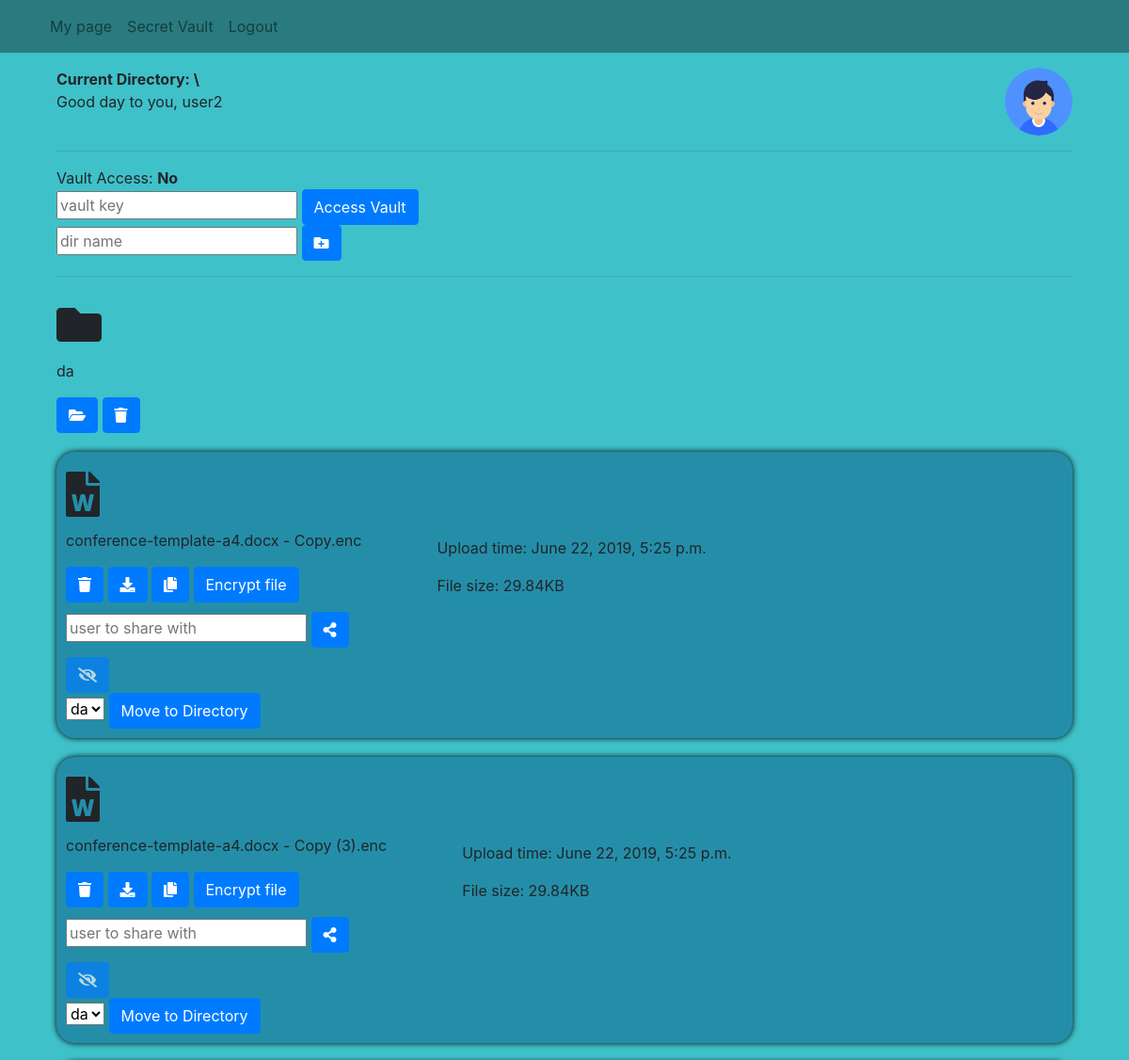
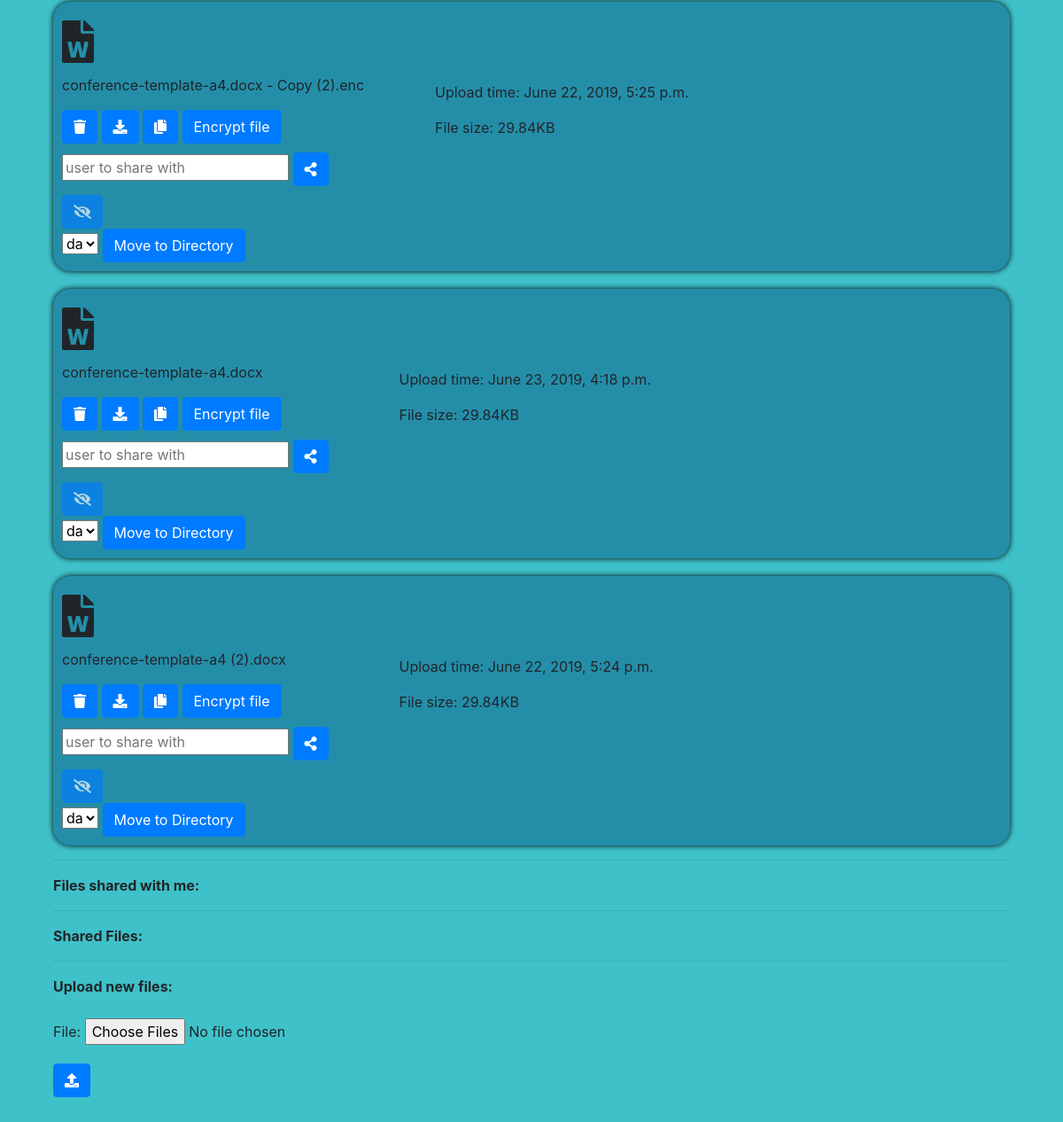
Page /me/folder/ (signed in) on the committed database (2 pictures, top to bottom).
### file_upload/models.py (models this page shows)
class File(models.Model):
    owner = models.ForeignKey(User, on_delete=models.CASCADE, related_name='files')
    filename = models.CharField(max_length=256)
    upload_time = models.DateTimeField(default=timezone.now)
    shared = models.BooleanField(default=False)
    encrypted = models.BooleanField(default=False)
    is_directory = models.BooleanField(default=False)
    path = models.CharField(max_length=256, default='')
    file_type = models.CharField(max_length=256)
    size = models.CharField(max_length=32)
    hidden = models.BooleanField(default=False)
    def __str__(self):
        return self.filename

### mypage/views.py (the view, shortened to what this page needs)
# urls.py: re_path(r'folder/(?P<path>.*)', views.MainPage.as_view(), name='main_page'),
class MainPage(LoginRequiredMixin, View):
    login_url = '/user/login/'
    redirect_field_name = 'index.html'
    def get(self, request, path=''):
        upload_form = UploadFileForm()
        files = File.objects.filter(
            owner=request.user,
            path=path,
            hidden=False,
        ).order_by('-is_directory', '-filename')
        directories = files.filter(is_directory=True)
        shared_by_me = request.user.files.filter(shared=True)
        for file in shared_by_me:
            for i in file.instances.all():
                print(i.shared_with)
        shared_with_me = request.user.shared_with.all()
        vault_access = True
        if not check_vault_token(request.session.get('vault'), request.user):
            vault_access = False
            request.session['vault'] = None
        context = {
            'path': path,
            'files': files,
            'directories': directories,
            'upload_form': upload_form,
            'shared_by_me': shared_by_me,
            'shared_with_me': shared_with_me,
            'vault_access': vault_access,
            'default_profile_pic_url': DEFAULT_PROFILE_PIC_URL,
        }
        return render(request, 'page/my_page.html', context=context)

### file_upload/forms.py
class UploadFileForm(forms.Form):
    file = forms.FileField(widget=forms.ClearableFileInput(attrs={'multiple': True}))

### filesonline/utils.py (called while the page is built, shortened)
def check_vault_token(token, user):
    if not token:
        return False

### templates/page/my_page.html (shortened to what this page needs)
{% extends 'user_login/base.html' %}
{% block body_block %}
{% load staticfiles %}
<div id="cont" class="container">
  <div class="top-desc">
    <div class="top-left">
      <strong>Current Directory: \{{ path }}</strong>
      <p>Good day to you, {{ user.username }}</p>
    </div>
    <div class="top-right">
      {% if user.user_profile.user_picture %}
      <img class="profile-pic" src="{{ user.user_profile.user_picture.url }}" alt="Nu o vad">
      {% else %}
      <img class="profile-pic" src="{{ default_profile_pic_url }}" alt="Nu o vad">
      {% endif %}
    </div>
  </div>
  <hr>
  Vault Access:
  {% if vault_access %}
  <strong>Yes</strong>
  {% else %}
  <strong>No</strong>
  <form id="enter-vault-form"
        action="{% url 'mypage:enter_vault' %}" method="post">
    <input required type="password" name="vault_key" placeholder="vault key">
    <button class="btn btn-primary" type="submit" form="enter-vault-form">
      Access Vault
    </button>
  </form>
  {% endif %}
  <form id="make_dir-{{ file }}"
        action="{% url 'mypage:make_dir' %}" method="post">
    <input required type="text" name="dir" placeholder="dir name">
    <button class="btn btn-primary" type="submit" form="make_dir-{{ file }}">
      <i class="fas fa-folder-plus"></i>
    </button>
  </form>
  <hr>
  {% for file in files %}
  {% if file.is_directory %}
  <div class="dir-div">
    <div class="dir-icon-div">
      <i class="fas fa-folder"></i>
    </div>
    <p>
      {{ file }}
    </p>
    <form class="dispinline" id="change_dir-{{ file }}"
          action="{% url 'mypage:change_dir' %}" method="post">
      <button class="btn btn-primary" type="submit" form="change_dir-{{ file }}">
        <i class="fas fa-folder-open"></i>
      </button>
    </form>
    <form class="dispinline" id="delete_dir-{{ file }}"
          action="{% url 'mypage:delete_dir' %}" method="post">
      <button class="btn btn-primary" type="submit" form="delete_dir-{{ file }}">
        <i class="fas fa-trash"></i>
      </button>
    </form>
  </div>
  {% else %}
  <div class="file-div">
    <div class="file-buttons-div">
      <div class="file_icon-div">
        {% if file.file_type == 'audio' %}
        <i class="fas fa-file-audio"></i>
        {% elif file.file_type == 'image' %}
        <i class="fas fa-file-image"></i>
        {% elif file.file_type == 'video' %}
        <i class="fas fa-file-video"></i>
        {% elif file.file_type == 'word' %}
        <i class="fas fa-file-word"></i>
        {% elif file.file_type == 'power' %}
        <i class="fas fa-file-powerpoint"></i>
        {% elif file.file_type == 'pdf' %}
        <i class="fas fa-file-pdf"></i>
        {% elif file.file_type == 'excel' %}
        <i class="fas fa-file-excel"></i>
        {% elif file.file_type == 'code' %}
        <i class="fas fa-file-code"></i>
        {% elif file.file_type == 'archive' %}
        <i class="fas fa-file-archive"></i>
        {% else %}
        <i class="fas fa-file"></i>
        {% endif %}
      </div>
      <p>
        {{ file }}
      </p>
      <form class="dispinline" id="delete-{{ file }}"
            action="{% url 'mypage:delete_file' %}" method="post">
        <button class="btn btn-primary" type="submit" form="delete-{{ file }}">
          <i class="fas fa-trash"></i>
        </button>
      </form>
      <form class="dispinline" id="download-{{ file }}"
            action="{% url 'mypage:download_file' %}" method="post">
        <button class="btn btn-primary" type="submit" form="download-{{ file }}">
          <i class="fas fa-download"></i>
        </button>
      </form>
      <form class="dispinline" id="copy_file-{{ file }}"
            action="{% url 'mypage:copy_file' %}" method="post">
        <button class="btn btn-primary" type="submit" form="copy_file-{{ file }}">
          <i class="fas fa-copy"></i>
        </button>
      </form>
      {% if file.encrypted is False %}
      <form class="dispinline" id="encrypt-{{ file }}"
            action="{% url 'mypage:encrypt_file' %}" method="post">
        <button class="btn btn-primary" type="submit" form="encrypt-{{ file }}">
          Encrypt file
        </button>
      </form>
      {% endif %}
      <form id="share-{{ file }}" class="share-form"
            action="{% url 'mypage:share_file' %}" method="post">
        <input type="text" name="share_with" placeholder="user to share with">
        <button class="btn btn-primary" type="submit" form="share-{{ file }}">
          <i class="fas fa-share-alt"></i>
        </button>
      </form>
      <form id="hide-{{ file }}"
            action="{% url 'mypage:hide_file' %}" method="post">
        {% if vault_access %}
        <button class="btn btn-primary" type="submit" form="hide-{{ file }}">
          <i class="fas fa-eye-slash"></i>
        </button>
        {% else %}
        <button class="btn btn-primary hide-button" disabled data-toggle="tooltip" data-placement="right"
                title="Vault access required.">
          <i class="fas fa-eye-slash"></i>
        </button>
        {% endif %}
      </form>
      <form class="dispinline" id="move_to_dir-{{ file }}"
            action="{% url 'mypage:move_to_dir' %}" method="post">
        <select name="new_dir" form="move_to_dir-{{ file }}">
          {% for dir in directories %}
          <option value="{{dir.filename}}">{{dir.filename}}</option>
          {% endfor %}
        </select>
        <button class="btn btn-primary" type="submit" form="move_to_dir-{{ file }}">
          Move to Directory
        </button>
      </form>
    </div>
    <div class="file-info-div">
      <p>
        Upload time: {{ file.upload_time }}
      </p>
      <p>
        File size: {{ file.size }}
      </p>
    </div>
  </div>
  {% endif %}
  {% endfor %}
  <hr>
  <strong>Files shared with me:</strong>
  <hr>
  <strong>Shared Files:</strong>
  <hr>
  <strong>Upload new files:</strong>
  <br>
  <br>
  <form id="upload-file-form" class="dispinline" method="POST" enctype="multipart/form-data">
    {{ upload_form.as_p }}
  </form>
  <button class="btn btn-primary" type="submit" form="upload-file-form">
    <i class="fas fa-upload"></i>
  </button>
</div>
{% endblock %}

### templates/page/my_page.html (style rules this page uses)
body { background-color: #3fc1c9; }
.file-div { display: flex; margin-top: 20px; padding: 10px; border-radius: 20px; box-shadow: 0 0 6px black !important; background-color: #248ea9; }
i { display: inline; }
#cont { padding-top: 2vh; padding-bottom: 10vh; }
.dispinline { display: inline !important; }
.dir-icon-div { font-size: 3em; }
.file_icon-div { font-size: 3em; }
.file-buttons-div { display: inline !important; }
.file-info-div { display: inline !important; padding: 80px; }
.share-form { margin-top: 10px; margin-bottom: 10px; }
.top-desc { display: flex; }
.top-left { margin-right: auto; display: inline; }
.top-right { display: inline; }
.profile-pic { border-radius: 50%; height: 9vh; width: 9vh; }

### rows in the picture
File: filename "da"
File: file_type "word" (drawn), filename "conference-template-a4.docx - Copy.enc", upload_time "June 22, 2019, 5:25 p.m.", size "29.84KB"
File: file_type "word" (drawn), filename "conference-template-a4.docx - Copy (3).enc", upload_time "June 22, 2019, 5:25 p.m.", size "29.84KB"
File: file_type "word" (drawn), filename "conference-template-a4.docx - Copy (2).enc", upload_time "June 22, 2019, 5:25 p.m.", size "29.84KB"
File: file_type "word" (drawn), filename "conference-template-a4.docx", upload_time "June 23, 2019, 4:18 p.m.", size "29.84KB"
File: file_type "word" (drawn), filename "conference-template-a4 (2).docx", upload_time "June 22, 2019, 5:24 p.m.", size "29.84KB"

### other values in the picture
{{ user.username }} "user2"
form field new_dir "da"
